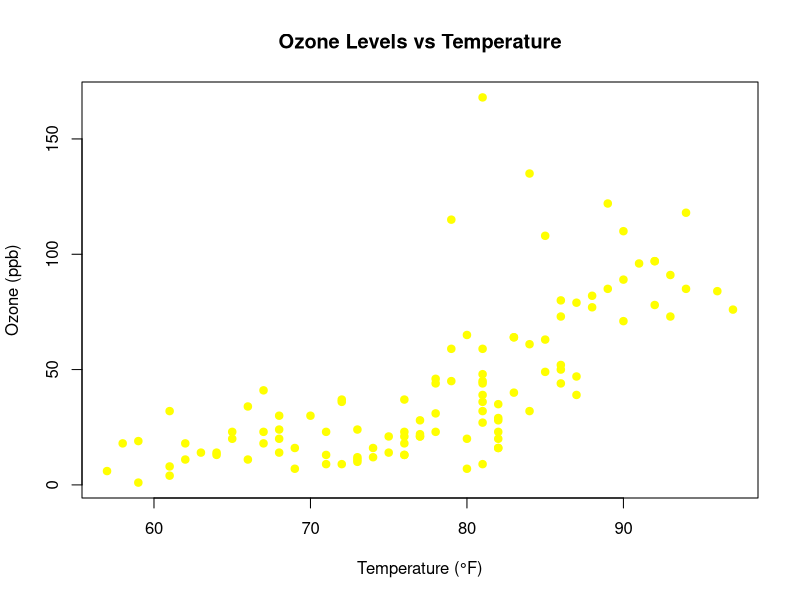

Write the R code that produced this figure.
## ---- chunk 1
#| echo: false
# Load required dataset
data("airquality")
# Remove rows with missing values for plotting
data <- na.omit(airquality)
# View first few rows of the dataset
head(airquality)
## ---- chunk 2
#| echo: false
# Scatterplot of Ozone vs Temperature
plot(data$Temp, data$Ozone,
     main = "Ozone Levels vs Temperature",
     xlab = "Temperature (°F)",
     ylab = "Ozone (ppb)",
     pch = 19,
     col = "yellow")
